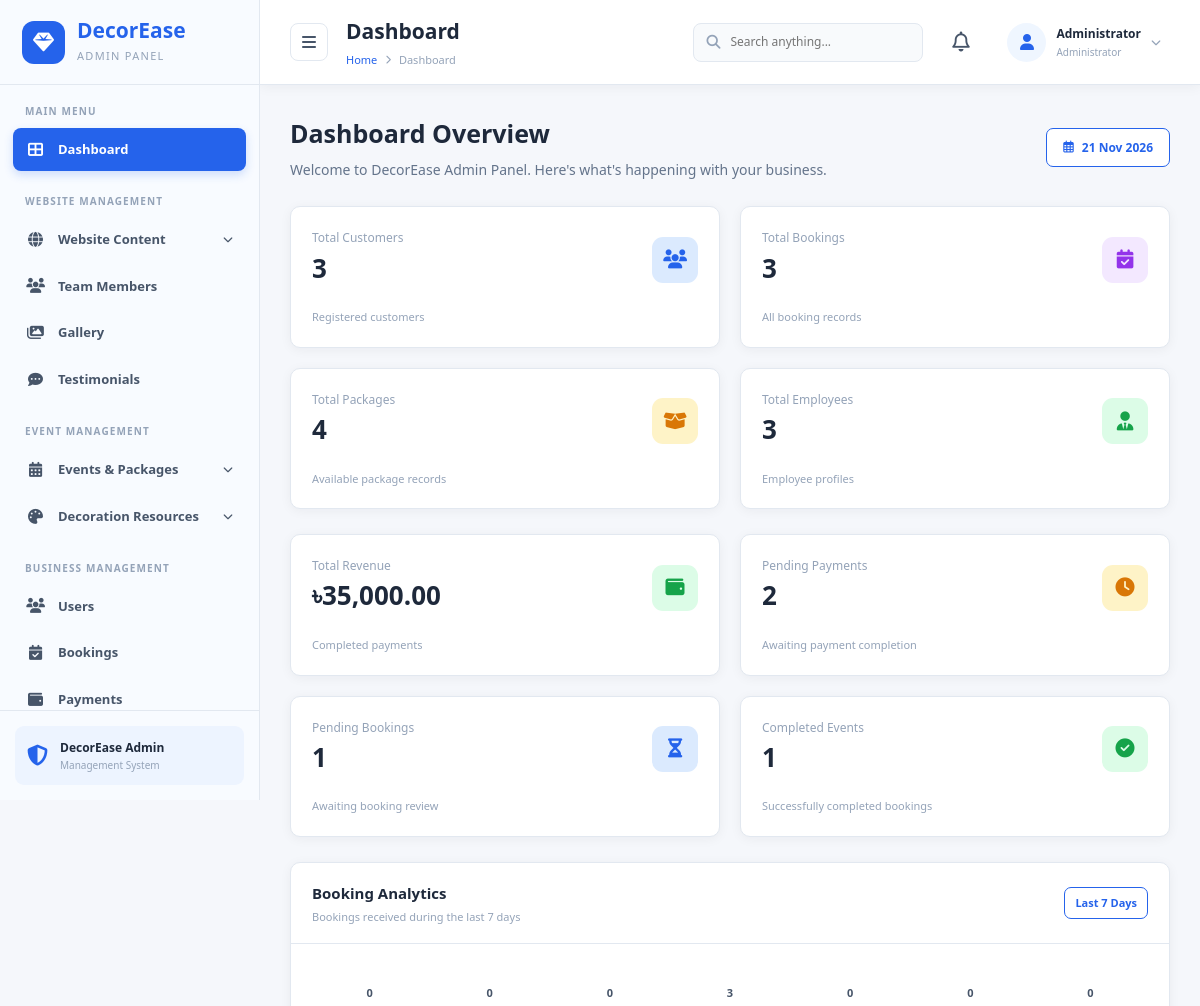
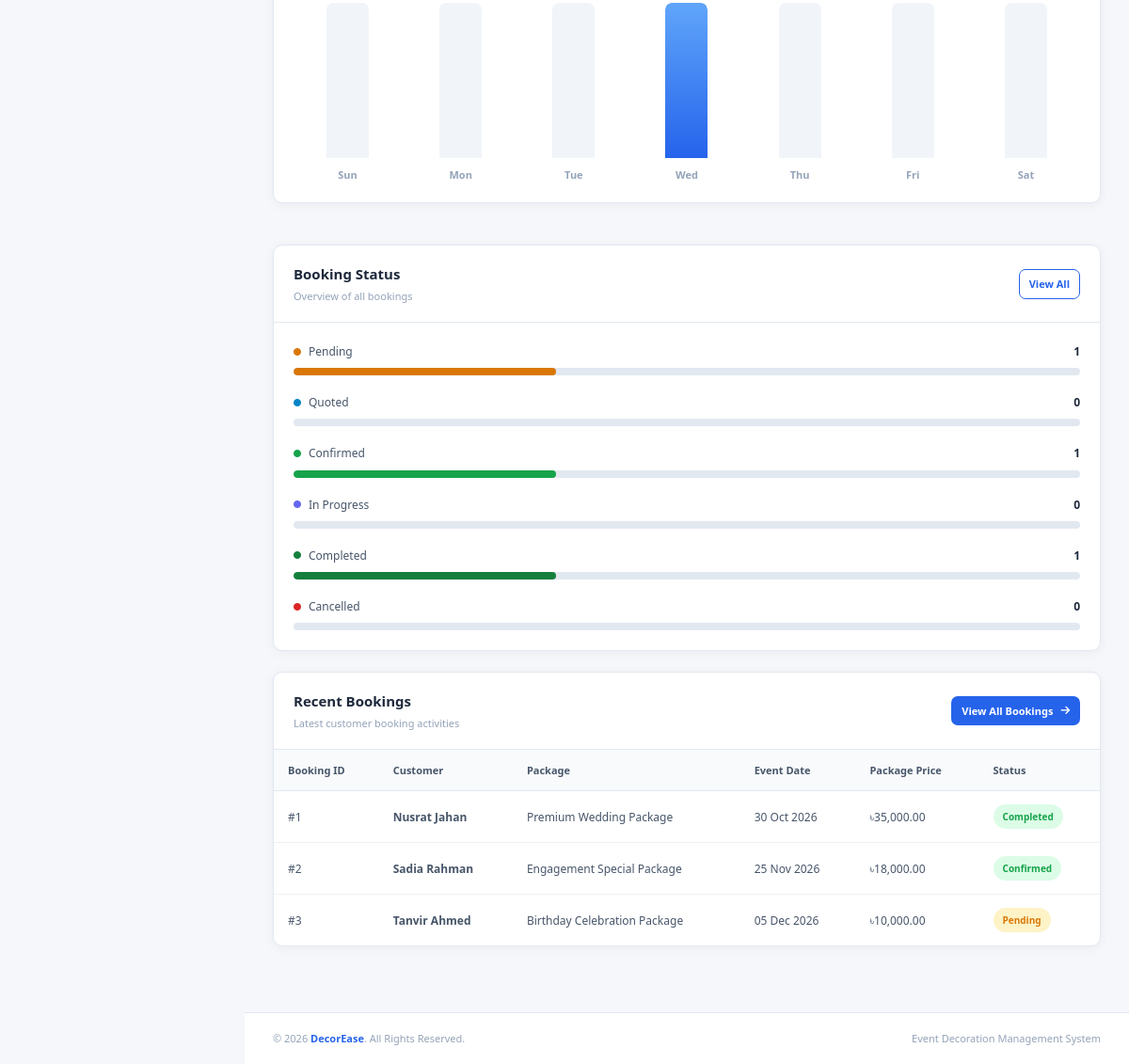
/admin/admin_dashboard.php, run on the app's committed database (2 pictures, top to bottom).
### tables this page shows
CREATE TABLE `bookings` (
  `booking_id` int(10) UNSIGNED NOT NULL,
  `customer_id` int(10) UNSIGNED NOT NULL,
  `package_id` int(10) UNSIGNED DEFAULT NULL,
  `venue_id` int(10) UNSIGNED DEFAULT NULL,
  `package_name_snapshot` varchar(200) NOT NULL,
  `package_price_snapshot` decimal(12,2) NOT NULL DEFAULT 0.00,
  `package_description_snapshot` text DEFAULT NULL,
  `event_date` date NOT NULL,
  `start_time` time NOT NULL,
  `end_time` time NOT NULL,
  `guest_count` int(10) UNSIGNED NOT NULL,
  `status` enum('pending','quoted','confirmed','in_progress','completed','cancelled') NOT NULL DEFAULT 'pending',
  `quoted_total` decimal(12,2) DEFAULT NULL,
  `event_location` text DEFAULT NULL,
  `special_request` text DEFAULT NULL,
  `created_at` timestamp NOT NULL DEFAULT current_timestamp(),
  `updated_at` timestamp NOT NULL DEFAULT current_timestamp() ON UPDATE current_timestamp()
);

CREATE TABLE `users` (
  `user_id` int(10) UNSIGNED NOT NULL,
  `full_name` varchar(150) NOT NULL,
  `email` varchar(191) NOT NULL,
  `password_hash` varchar(255) NOT NULL,
  `phone` varchar(30) DEFAULT NULL,
  `role` enum('admin','customer','employee') NOT NULL DEFAULT 'customer',
  `status` enum('active','inactive','suspended') NOT NULL DEFAULT 'active',
  `created_at` timestamp NOT NULL DEFAULT current_timestamp(),
  `updated_at` timestamp NOT NULL DEFAULT current_timestamp() ON UPDATE current_timestamp()
);

### admin/admin_dashboard.php (the view, shortened to what the rows shown need)
<?php
include_once '../db.php';
$recentBookings = $conn->query("
    SELECT
        b.booking_id,
        b.package_name_snapshot,
        b.package_price_snapshot,
        b.event_date,
        b.status,
        b.created_at,
        u.full_name AS customer_name
    FROM bookings b
    LEFT JOIN customers c
        ON b.customer_id = c.customer_id
    LEFT JOIN users u
        ON c.user_id = u.user_id
    ORDER BY b.created_at DESC
    LIMIT 5
");
?>
<!DOCTYPE html>
<html lang="en">
<head>
    <link rel="stylesheet"
          href="includes/css/admin.css">
    <link rel="stylesheet"
          href="https://cdnjs.cloudflare.com/ajax/libs/font-awesome/6.5.2/css/all.min.css">
</head>
<body>
<?php include_once 'includes/sidebar.php'; ?>
<div class="main-content">
    <?php require_once __DIR__ . '/includes/header.php'; ?>
    <main class="dashboard-content">
        <div class="page-heading">
            <div>
                <h2>Dashboard Overview</h2>
            </div>
        </div>
        <div class="content-card">
            <div class="table-responsive">
                <table class="admin-table">
                    <thead>
                        <tr>
                            <th>Booking ID</th>
                            <th>Customer</th>
                            <th>Package</th>
                            <th>Event Date</th>
                            <th>Package Price</th>
                            <th>Status</th>
                        </tr>
                    </thead>
                    <tbody>
                        <?php if ($recentBookings && $recentBookings->num_rows > 0): ?>
                            <?php while ($booking = $recentBookings->fetch_assoc()): ?>
                                <?php
                                $statusClass = strtolower(
                                    str_replace(
                                        ' ',
                                        '_',
                                        $booking['status']
                                    )
                                );
                                ?>
                                <tr>
                                    <td>
                                        #<?php echo (int) $booking['booking_id']; ?>
                                    </td>
                                    <td>
                                        <strong>
                                            <?php
                                            echo htmlspecialchars(
                                                $booking['customer_name'] ?? 'Unknown Customer'
                                            );
                                            ?>
                                        </strong>
                                    </td>
                                    <td>
                                        <?php
                                        echo htmlspecialchars(
                                            $booking['package_name_snapshot'] ?? 'Custom Package'
                                        );
                                        ?>
                                    </td>
                                    <td>
                                        <?php
                                        echo !empty($booking['event_date'])
                                            ? date('d M Y', strtotime($booking['event_date']))
                                            : 'Not specified';
                                        ?>
                                    </td>
                                    <td>
                                        ৳<?php
                                        echo number_format(
                                            (float) $booking['package_price_snapshot'],
                                            2
                                        );
                                        ?>
                                    </td>
                                    <td>
                                        <span class="status <?php echo htmlspecialchars($statusClass); ?>">
                                            <?php
                                            echo htmlspecialchars(
                                                ucfirst(str_replace('_', ' ', $booking['status']))
                                            );
                                            ?>
                                        </span>
                                    </td>
                                </tr>
                            <?php endwhile; ?>
                        <?php endif; ?>
                    </tbody>
                </table>
            </div>
        </div>
    </main>
    <?php include_once 'includes/footer.php'; ?>
</body>
</html>

### data on the page
bookings: booking_id "1", users.full_name "Nusrat Jahan", package_name_snapshot "Premium Wedding Package", event_date "30 Oct 2026", package_price_snapshot "35,000.00", status "Completed"
bookings: booking_id "2", users.full_name "Sadia Rahman", package_name_snapshot "Engagement Special Package", event_date "25 Nov 2026", package_price_snapshot "18,000.00", status "Confirmed"
bookings: booking_id "3", users.full_name "Tanvir Ahmed", package_name_snapshot "Birthday Celebration Package", event_date "05 Dec 2026", package_price_snapshot "10,000.00", status "Pending"

### other printed values
$pageTitle "Dashboard"
$adminName "Administrator"
$totalCustomers "3"
$totalBookings "3"
$totalPackages "4"
$totalEmployees "3"
$totalRevenue "35,000.00"
$pendingPayments "2"
$bookingStatuses['pending'] "1"
$bookingStatuses['completed'] "1"
$day['total'] "0"
$day['label'] "Sun"
$day['label'] "Mon"
$day['label'] "Tue"
$day['total'] "3"
